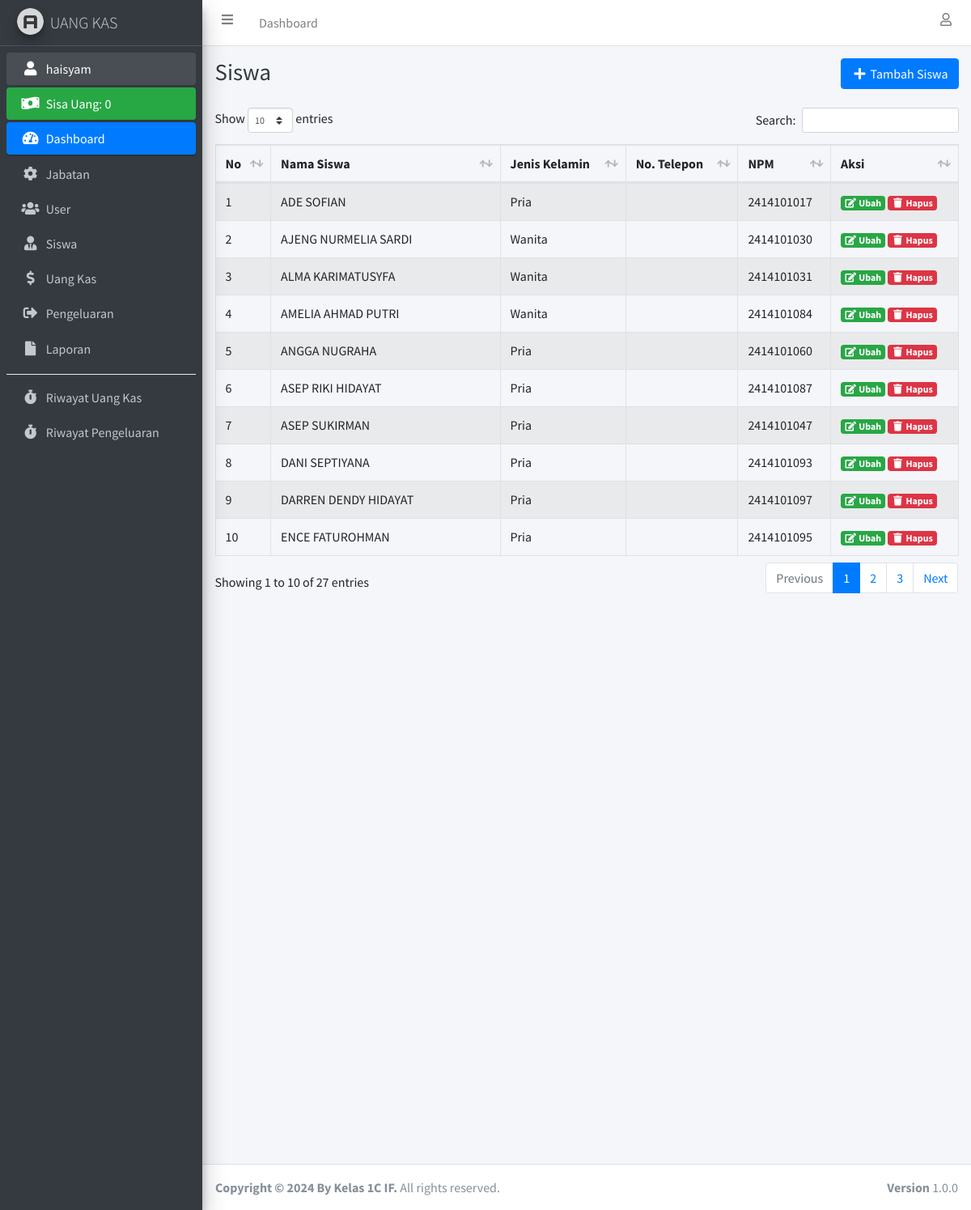
Page /siswa.php (signed in) on the committed database.
### tables this page shows
CREATE TABLE `user` (
  `id_user` int(11) NOT NULL,
  `nama_lengkap` varchar(100) NOT NULL,
  `username` varchar(100) NOT NULL,
  `password` varchar(255) NOT NULL,
  `id_jabatan` int(11) NOT NULL
);

CREATE TABLE `siswa` (
  `id_siswa` int(11) NOT NULL,
  `nama_siswa` varchar(100) NOT NULL,
  `jenis_kelamin` enum('pria','wanita') NOT NULL,
  `no_telepon` varchar(25) NOT NULL,
  `email` varchar(255) NOT NULL
);

### connection.php (called while the page is built, shortened)
<?php
	$host		= "localhost";
	$username	= "root";
	$password	= "";
	$database	= "kas";
	$conn 		= mysqli_connect($host, $username, $password, $database);
if (isset($_SESSION['id_user'])) {
	function dataUser() {
		global $conn;
		$id_user = $_SESSION['id_user'];
		return mysqli_fetch_assoc(mysqli_query($conn, "SELECT * FROM user INNER JOIN jabatan ON user.id_jabatan = jabatan.id_jabatan WHERE id_user = '$id_user'"));
	}
}

### siswa.php (the view, shortened to what this page needs)
<?php
require 'connection.php';
$siswa = mysqli_query($conn, "SELECT * FROM siswa ORDER BY nama_siswa ASC");
?>
<!DOCTYPE html>
<html>
<head>
  <?php include 'include/css.php'; ?>
</head>
<body class="hold-transition sidebar-mini layout-fixed">
  <div class="wrapper">
    <?php include 'include/navbar.php'; ?>
    <?php include 'include/sidebar.php'; ?>
    <div class="content-wrapper">
      <div class="content-header">
        <div class="container-fluid">
          <div class="row justify-content-center mb-2">
            <div class="col-sm text-left">
              <h1 class="m-0 text-dark">Siswa</h1>
            </div>
            <div class="col-sm text-right">
              <?php if ($_SESSION['id_jabatan'] !== '3'): ?>
                <button type="button" class="btn btn-primary" data-toggle="modal" data-target="#tambahSiswaModal"><i class="fas fa-fw fa-plus"></i> Tambah Siswa</button>
              <?php endif ?>
            </div>
          </div>
        </div>
      </div>
      <section class="content">
        <div class="container-fluid">
          <div class="row">
            <div class="col-lg">
              <div class="table-responsive">
                <table class="table table-striped table-hover table-bordered" id="table_id">
                  <thead>
                    <tr>
                      <th>No</th>
                      <th>Nama Siswa</th>
                      <th>Jenis Kelamin</th>
                      <th>No. Telepon</th>
                      <th>NPM</th>
                      <?php if ($_SESSION['id_jabatan'] !== '3'): ?>
                        <th>Aksi</th>
                      <?php endif ?>
                    </tr>
                  </thead>
                  <tbody>
                    <?php $i = 1; ?>
                    <?php foreach ($siswa as $ds): ?>
                      <tr>
                        <td><?= $i++; ?></td>
                        <td><?= ucwords(htmlspecialchars_decode($ds['nama_siswa'])); ?></td>
                        <td><?= ucwords($ds['jenis_kelamin']); ?></td>
                        <td><?= $ds['no_telepon']; ?></td>
                        <td><?= $ds['email']; ?></td>
                        <?php if ($_SESSION['id_jabatan'] !== '3'): ?>
                          <td>
                            <a href="ubah_siswa.php?id_siswa=<?= $ds['id_siswa']; ?>" class="badge badge-success" data-toggle="modal" data-target="#editSiswa<?= $ds['id_siswa']; ?>">
                              <i class="fas fa-fw fa-edit"></i> Ubah
                            </a>
                            <?php if ($_SESSION['id_jabatan'] == '1'): ?>
                              <a data-nama="<?= $ds['nama_siswa']; ?>" class="btn-delete badge badge-danger" href="hapus_siswa.php?id_siswa=<?= $ds['id_siswa']; ?>"><i class="fas fa-fw fa-trash"></i> Hapus</a>
                            <?php endif ?>
                          </td>
                        <?php endif ?>
                      </tr>
                    <?php endforeach ?>
                  </tbody>
                </table>
              </div>
            </div>
          </div>
        </div>
      </section>
    </div>
    <footer class="main-footer">
      <strong>Copyright &copy; 2024 By Kelas 1C IF.</strong>
      All rights reserved.
      <div class="float-right d-none d-sm-inline-block">
        <b>Version</b> 1.0.0
      </div>
    </footer>
  </div>
</body>
</html>

### include/sidebar.php
<?php
  $dataUser = dataUser();
  $jml_pengeluaran = mysqli_fetch_assoc(mysqli_query($conn, "SELECT sum(jumlah_pengeluaran) as jml_pengeluaran FROM pengeluaran"));
  $jml_pengeluaran = $jml_pengeluaran['jml_pengeluaran'];
  $jml_uang_kas = mysqli_fetch_assoc(mysqli_query($conn, "SELECT sum(minggu_ke_1 + minggu_ke_2 + minggu_ke_3 + minggu_ke_4) as jml_uang_kas FROM uang_kas"));
  $jml_uang_kas = $jml_uang_kas['jml_uang_kas'];
?>
<aside class="main-sidebar sidebar-dark-primary elevation-4">
  <a href="index.php" class="brand-link">
    <img src="assets/img/img_properties/logo.png" alt="AdminLTE Logo" class="brand-image img-circle elevation-3" style="opacity: .8">
    <span class="brand-text font-weight-light">UANG KAS</span>
  </a>
  <div class="sidebar">
    <nav class="mt-2">
      <ul class="nav nav-pills nav-sidebar flex-column" data-widget="treeview" role="menu" data-accordion="false">
        <li class="nav-item has-treeview menu-open">
          <a href="profile.php" class="nav-link"><i class="nav-icon fas fa-fw fa-user"></i> <p><?= $dataUser['username']; ?></p></a>
        </li>
        <li class="nav-item">
          <div class="bg-success nav-link text-white">
            <i class="nav-icon fas fa-money-bill-wave"></i>
            <p>
              Sisa Uang: <?= number_format($jml_uang_kas - $jml_pengeluaran); ?>
            </p>
          </div>
        </li>
        <li class="nav-item has-treeview menu-open">
          <a href="index.php" class="nav-link active">
            <i class="nav-icon fas fa-tachometer-alt"></i>
            <p>
              Dashboard
            </p>
          </a>
        </li>
        <?php if ($dataUser['id_jabatan'] == '1'): ?>
          <li class="nav-item">
            <a href="jabatan.php" class="nav-link">
              <i class="nav-icon fas fa-cog"></i>
              <p>
                Jabatan
              </p>
            </a>
          </li>
          <li class="nav-item">
            <a href="user.php" class="nav-link">
              <i class="nav-icon fas fa-users"></i>
              <p>
                User
              </p>
            </a>
          </li>
        <?php endif ?>
        <li class="nav-item">
          <a href="siswa.php" class="nav-link">
            <i class="fas fa-user-tie nav-icon"></i>
            <p>Siswa</p>
          </a>
        </li>
        <li class="nav-item">
          <a href="uang_kas.php" class="nav-link">
            <i class="fas fa-dollar-sign nav-icon"></i>
            <p>Uang Kas</p>
          </a>
        </li>
        <li class="nav-item">
          <a href="pengeluaran.php" class="nav-link">
            <i class="fas fa-sign-out-alt nav-icon"></i>
            <p>Pengeluaran</p>
          </a>
        </li>
        <li class="nav-item">
          <a href="laporan.php" class="nav-link">
            <i class="fas fa-file nav-icon"></i>
            <p>Laporan</p>
          </a>
        </li>
        <div class="dropdown-divider"></div>
        <li class="nav-item">
          <a href="riwayat.php" class="nav-link">
            <i class="fas fa-stopwatch nav-icon"></i>
            <p>Riwayat Uang Kas</p>
          </a>
        </li>
        <li class="nav-item">
          <a href="riwayat_pengeluaran.php" class="nav-link">
            <i class="fas fa-stopwatch nav-icon"></i>
            <p>Riwayat Pengeluaran</p>
          </a>
        </li>
      </ul>
    </nav>
  </div>
</aside>

### rows in the picture
user: username "haisyam"
siswa: nama_siswa "ADE SOFIAN", jenis_kelamin "Pria", email "2414101017"
siswa: nama_siswa "AJENG NURMELIA SARDI", jenis_kelamin "Wanita", email "2414101030"
siswa: nama_siswa "ALMA KARIMATUSYFA", jenis_kelamin "Wanita", email "2414101031"
siswa: nama_siswa "AMELIA AHMAD PUTRI", jenis_kelamin "Wanita", email "2414101084"
siswa: nama_siswa "ANGGA NUGRAHA", jenis_kelamin "Pria", email "2414101060"
siswa: nama_siswa "ASEP RIKI HIDAYAT", jenis_kelamin "Pria", email "2414101087"
siswa: nama_siswa "ASEP SUKIRMAN", jenis_kelamin "Pria", email "2414101047"
siswa: nama_siswa "DANI SEPTIYANA", jenis_kelamin "Pria", email "2414101093"
siswa: nama_siswa "DARREN DENDY HIDAYAT", jenis_kelamin "Pria", email "2414101097"
siswa: nama_siswa "ENCE FATUROHMAN", jenis_kelamin "Pria", email "2414101095"

### other values in the picture
$jml_uang_kas - $jml_pengeluaran "0"
